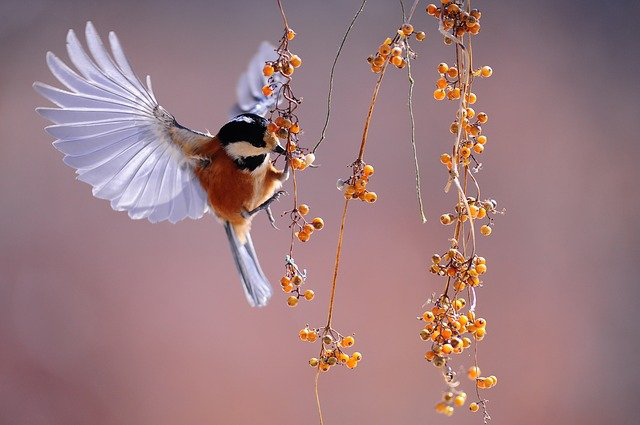
#> input picture Image Processing Programming/image file/bird.png, 640 x 425 px, found by its file name
$ jupyter execute --allow-errors IPP-2022-1-lab-05.ipynb
#> lines starting #> are read from the running program, lines starting #| are printed output that depends on the picture; after the words box and inside, x2 and y2 are one past the last pixel; in counts of white or black regions, pixels touching at a corner belong together
<h1 align='center'> 영상처리 프로그래밍 실습 5</h1>

<h6 align='right'> 2022. 3. 31. </h6>

<div class="alert alert-block alert-info">

- 파일 이름에서 00000000을 자신의 학번으로, name을 자신의 이름으로 수정하세요.

- 다음 줄에 자신의 이름, 학번, 학과(전공)을 적으세요.

* 이름: 김성문   &nbsp;&nbsp;          학번: 20175115    &nbsp;&nbsp;         학과(전공): 빅데이터전공

</div>

- JupyterLab 문서의 최신 버전은 [JupyterLab Documentation](https://jupyterlab.readthedocs.io/en/stable/index.html#/)을  참고하라

- Markdown은 [Markdown Guide](https://www.markdownguide.org/)를 참고하라.
- [Markdown Cheat Sheet](https://www.markdownguide.org/cheat-sheet/)

* 제출 마감: 4월 6일 (수) 오후 6:00까지 최종본을 SmartLEAD제출

[cell 1]
import cv2
import matplotlib.pyplot as plt
import matplotlib.image as mpimg

import numpy as np
print("OpenCV version", cv2.__version__)
print("NumPy version", np.__version__)

## 지난 주 문제 1.

[cell 2]
import numpy as np

# [22 lines left out: function onMouse, not called in this run]

white = (255, 255, 255)
clicked = False
img = cv2.imread("bird.png")
#> img is the input picture: shape (425, 640, 3); mean B, G, R 128.3, 123.7, 156.4
img2 = img.copy()
cropped_img = np.zeros_like(img)
cv2.namedWindow("Cropped", 0)
cv2.imshow("Cropped", cropped_img)
print(img.shape)
#| (425, 640, 3)
cv2.imshow("Image", img2)
#cv2.imshow("Cropped Image", img2)

cv2.setMouseCallback("Image", onMouse)
cv2.waitKey(0)
cv2.destroyAllWindows()

## 예제 1.
2 차원 공간 상의 두 점의 좌표를 각각 $\mathbf{x}_1 = (x_1, y_1), \mathbf{x}_2 = (x_2, y_2)$라고 하자. 그러면 두 점 사이의 거리는 다음과 같다.

$$d(\mathbf{x}_1, \mathbf{x}_2) = \sqrt{(x_1-x_2)^2 + (y_1-y_2)^2}$$

다음 두 점 사이의 거리를 구하라.

$\mathbf{x}_1 = (1, 4), \mathbf{x}_2 = (5, 7)$

[cell 3]
p1 = np.array([1, 4])
p2 = np.array([5, 7])
distance = np.sqrt(((p1-p2)**2).sum())
print(distance)

## 예제 2.

'bird.png' 파일을 읽고 중앙에 영상의 정 중앙을 원의 중심으로 하고 영상의 높이의 1/3을 반지름으로 하는 원 외부의 영역을 모두 검은색으로 만드는 프로그램을 작성하라.

[cell 4]
bird = cv2.imread('bird.png')
bird.dtype
bird.shape
#> Out = (425, 640, 3)

[cell 5]
# x: down
# y: right
center = np.array([bird.shape[0]//2, bird.shape[1]//2])
#> center = [212, 320]
radius = bird.shape[0]//3   # 영상 높이의 1/3
#> radius = 141

# broad casting 이용
x = np.arange(bird.shape[0]).reshape(bird.shape[0], 1)
#> x = 425 values from 0 to 424
y = np.arange(bird.shape[1]).reshape(1, bird.shape[1])

idx = (x-center[0])**2 + (y-center[1])**2 > radius ** 2    # 원 밖의 영역을 True
bird[idx] = [0, 0, 0]
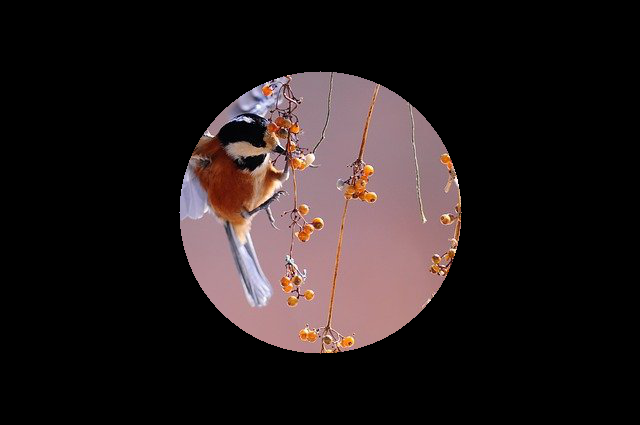
#> bird: shape (425, 640, 3); mean B, G, R 28.9, 28.7, 37.4
plt.figure()
plt.imshow(bird[:,:,::-1])
plt.show()

[cell 6]
for x in range(bird.shape[0]):
    for y in range(bird.shape[1]):
        if (x - center[0])**2 + (y - center[1])**2 > radius**2:
            bird[x, y] = [0,0,0]
plt.figure()
plt.imshow(bird[:,:,::-1])
plt.show()

## 예제 3.

'bird.png' 파일을 읽고 네 가장자리 변의 중앙을 연결하는 마름로 외부의 영역을 모두 검은색으로 만드는 프로그램을 작성하라.

[cell 7]
bird = cv2.imread('bird.png')

x = np.arange(bird.shape[0]).reshape(bird.shape[0], 1)
y = np.arange(bird.shape[1]).reshape(1, bird.shape[1])

A = np.array([0, bird.shape[1]//2])
#> A = [0, 320]
B = np.array([bird.shape[0]//2, 0])
#> B = [212, 0]
C = np.array([bird.shape[0]-1, bird.shape[1]//2])
#> C = [424, 320]
D = np.array([bird.shape[0]//2, bird.shape[1]-1])

# AB
slope_AB = (B-A)[1] / (B-A)[0]   # 기울기
idx_AB = y - A[1] < slope_AB * x   # 직선의 방정식에서 윗 부분을 True

bird[idx_AB] = (0,0,0)
plt.imshow(bird[:,:,::-1])
plt.show()

[cell 8]
# CD
idx_CD = y - C[1] > slope_AB * (x-C[0])   # 직선의 방정식에서 아랫 부분을 True

bird[idx_CD] = (0,0,0)
plt.imshow(bird[:,:,::-1])
plt.show()

[cell 9]
# BC
slope_BC = (C-B)[1] / (C-B)[0]
idx_BC = y < slope_BC*(x - B[0])   # 직선의 방정식에서 아랫 부분을 True

bird[idx_BC] = (0,0,0)
plt.imshow(bird[:,:,::-1])
plt.show()

[cell 10]
# AD
idx_AD = y - A[1] > slope_BC * x

bird[idx_AD] = (0,0,0)    # 직선의 방정식에서 윗 부분을 True
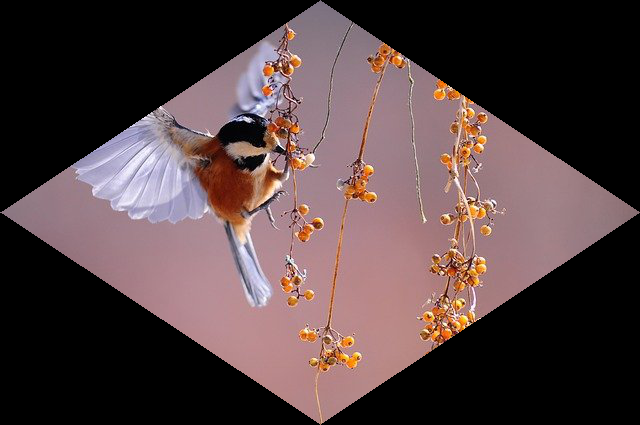
#> bird: shape (425, 640, 3); mean B, G, R 65.8, 64.6, 82.5
plt.imshow(bird[:,:,::-1])
plt.show()

[cell 11]
bird = cv2.imread('bird.png')

x = np.arange(bird.shape[0]).reshape(bird.shape[0], 1)
y = np.arange(bird.shape[1]).reshape(1, bird.shape[1])

A = np.array([0, bird.shape[1]//2])
B = np.array([bird.shape[0]//2, 0])
C = np.array([bird.shape[0]-1, bird.shape[1]//2])
D = np.array([bird.shape[0]//2, bird.shape[1]-1])

# AB
slope_AB = (B-A)[1] / (B-A)[0]   # 기울기
idx_AB = y - A[1] > slope_AB * x

# BC
slope_BC = (C-B)[1] / (C-B)[0]
idx_BC = y > slope_BC*(x - B[0])

# CD
idx_CD = y - C[1] < slope_AB * (x-C[0])

# AD
idx_AD = y - A[1] < slope_BC * x

idx_out = idx_AB | idx_BC | idx_CD | idx_AD    # or연산으로 한 번에 묶음
idx_in = idx_AB & idx_BC & idx_CD & idx_AD

bird[idx_in] = (0,0,0)
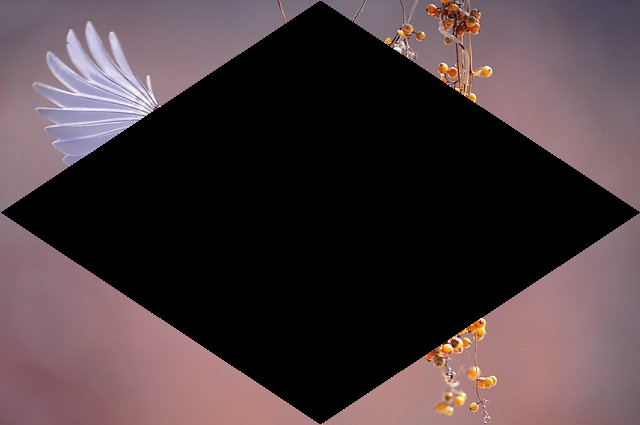
#> bird: shape (425, 640, 3); mean B, G, R 62.5, 59, 73.9

plt.imshow(bird[:,:,::-1])
plt.show()

## 예제 4.
cv2.imread 함수를 이용해서 'bird.png' 파일을 읽고, cv2.circle 함수를 이용해서 영상의 정 중앙을 원의 중심으로 하고 영상의 높이의 1/3을 반지름으로 하는 원을 그려라.

[cell 12]
help(cv2.circle)

[cell 13]
white = (255, 255, 255)
img = cv2.imread("bird.png")
center = np.array([img.shape[1]//2, img.shape[0]//2])    # ovencv에서는 축의 방향이 반대
radius = img.shape[0]//3
cv2.circle(img, center, radius, white, cv2.LINE_4)
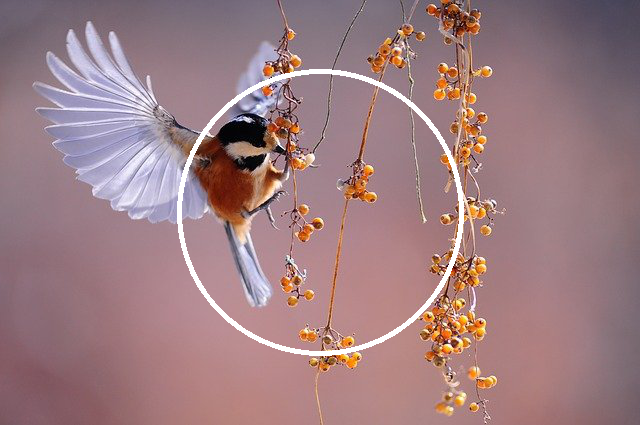
#> img: shape (425, 640, 3); 1.64% of pixels changed, all inside (x1, y1, x2, y2) = (177, 69, 464, 356)
cv2.imshow("Image", img)

cv2.waitKey(0)
cv2.destroyAllWindows()

[cell 14]
help(cv2.circle)

## 예제 5.

다음 조건을 모두 만족하는 프로그램을 작성하라.

1. 'bird.png' 파일을 읽고, cv2.imshow 함수를 이용하여 "Image" title을 가진 윈도우에 영상을 표시한다.
2. cv2.namedWindow("Cropped", 0) 으로 윈도우를 만들고  검은색 영상을 표시한다.
3. "Image" 윈도우 위에 마우스 왼쪽 버튼을 눌렀을 때의 위치를 원의 중심으로 하고, 마우스 왼쪽 버튼을 누른 상태에서 마우스를 움직이면 그 위치가 원 둘레의 한 점이 되도록 원을 update 한다.
4. 왼쪽 마우스 버튼을 떼면 원이 확정된다.
5. "Cropped" title을 가진 윈도우에 원 내부의 영상을 표시한다.

[cell 15]
import numpy as np

# [35 lines left out: functions get_distance, onMouse, not called in this run]


white = (255, 255, 255)
clicked = False
img = cv2.imread("bird.png")
img2 = img.copy()
cropped_img = np.zeros_like(img)
cv2.namedWindow("Cropped", 0)
cv2.imshow("Cropped", cropped_img)
print(img.shape)
#| (425, 640, 3)
cv2.imshow("Image", img2)
#cv2.imshow("Cropped Image", img2)

cv2.setMouseCallback("Image", onMouse)
cv2.waitKey(0)
cv2.destroyAllWindows()

## 예제 6. OpenCV의 image resize

'clock_150.jpg' 파일을 읽고, 가로 방향으로 1.5배, 세로 방향으로 2.5배 확장한 영상을 표시하라.

[cell 16]
clock_150 = cv2.imread('clock_150.jpg')
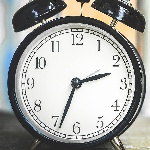
#> input picture Image Processing Programming/image file/clock_150.jpg, 150 x 150 px, found by its file name
#> clock_150 is the input picture: shape (150, 150, 3); mean B, G, R 164.7, 167.8, 167.2

[cell 17]
plt.imshow(clock_150[:,:,::-1])
plt.show()

[cell 18]
option = None

[cell 19]
clock_1 = cv2.resize(clock_150, (225, 375), option)   # 직접 픽셀 입력
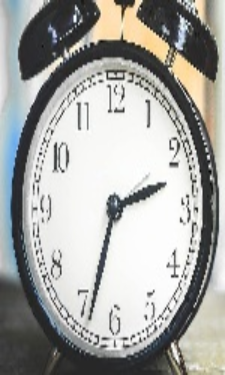
#> clock_1: shape (375, 225, 3); mean B, G, R 164.6, 167.7, 167.1
plt.imshow(clock_1[:,:,::-1])
plt.show()

[cell 20]
clock_2 = cv2.resize(clock_150, None, fx=1.5, fy=2.5)
plt.imshow(clock_2[:,:,::-1])

## 문제 1.

다음 조건을 모두 만족하는 프로그램을 작성하라.

- 'clock_150.jpg' 파일을 읽고, cv2.imshow 함수를 이용하여 "Clock" title을 가진 윈도우에 영상을 표시한다.
- "Clock" 윈도우 위에 마우스 오른쪽 버튼을 누르면 영상이 가로 세로 방향으로 조금씩 확대된다. 단, 최대 5 배 이상을 넘으면 더 이상 영상은 확대되지 않는다.
- "Clock" 윈도우 위에 마우스 왼쪽 버튼을 누르면 영상이 가로 세로 방향으로 조금씩 축소된다. 단, 원래 영상 크기보다 작아지면 안된다.
- 다음 숫자를 누르면 영상 확대 시 interpolation 옵션은 키보드의 숫자를 눌러서 지정한다.
  - 1: Nearest-neighbor interpolation
  - 2: Bilinear interpolation
  - 3: Cubic interpolation

[cell 21]
import cv2
import matplotlib.pyplot as plt
import matplotlib.image as mpimg
import numpy as np

print("OpenCV version", cv2.__version__)
print("NumPy version", np.__version__)

[cell 22]
# [19 lines left out: function onMouse, not called in this run]


img = cv2.imread('clock_150.jpg')
img2 = img.copy()

fx, fy, _ = img.shape   # x축과 y축 크기

option = None

cv2.imshow("Clock", img2)

cv2.setMouseCallback("Clock", onMouse)

while True:
    num = cv2.waitKey()
#> (key q is pressed here)
    if num == ord('1'):
        option = cv2.INTER_NEAREST
    elif num == ord('2'):
        option = cv2.INTER_LINEAR
    elif num == ord('3'):
        option = cv2.INTER_CUBIC
    elif num == ord('q'):
        break
    else:
        option = None

cv2.destroyAllWindows()

[cell 23]
x = np.random.randint(0, 5, 20)
x

[cell 24]
type(x)

[cell 25]
x.shape

[cell 26]
x.dtype

[cell 27]
x.min()

[cell 28]
x.max()

[cell 29]
values = range(x.min(), x.max()+1)
for n in values:
    print(n, np.count_nonzero(x == n))

[cell 30]
plt.stem(values, [5,7,1,6,1])
plt.xticks(values)
plt.show()
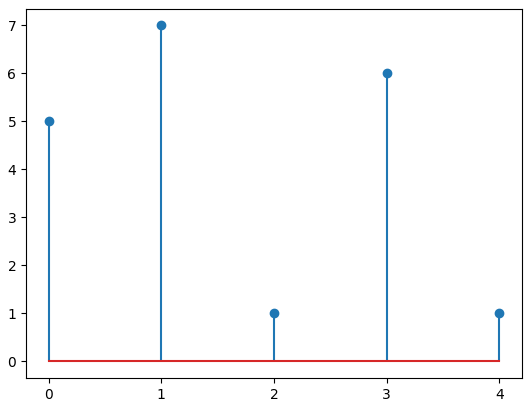
#> figure drawn by matplotlib, 1 panel

#> (a cell that did not finish here is left out)

#> (a cell that did not finish here is left out)

#> (a cell that did not finish here is left out)

[cell 34]
values = np.arange(256)
hist_bird_jpg_mp_r = np.zeros(256)
#> (the rest of this cell did not finish here and is left out)

[cell 35]
plt.plot(hist_bird_jpg_mp_r)
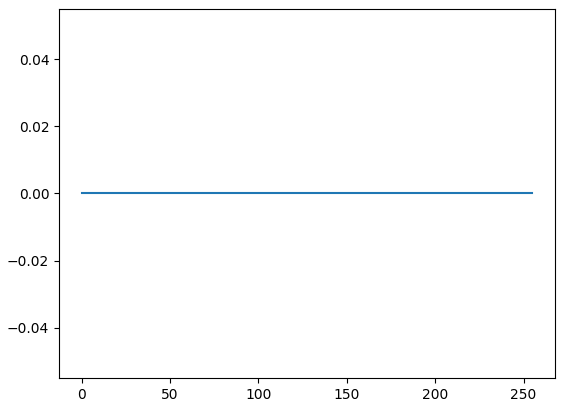
#> figure drawn by matplotlib, 1 panel

[cell 36]
plt.stem(hist_bird_jpg_mp_r, markerfmt=" ")
